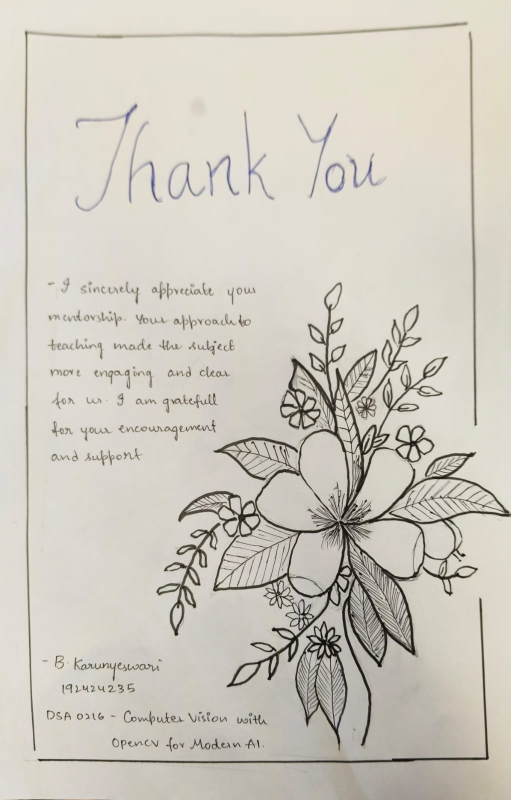
#> input picture B.Karunyeswari thank you card.jpeg, 1021 x 1600 px (shown at 1/2 size)
$ jupyter execute 'activity 4.ipynb'   (shell and % lines are left out)   (older library calls are emulated)
#> lines starting #> are read from the running program, lines starting #| are printed output that depends on the picture; after the words box and inside, x2 and y2 are one past the last pixel; in counts of white or black regions, pixels touching at a corner belong together
[cell 1]
# Install & Import

import cv2
import numpy as np
import matplotlib.pyplot as plt
from google.colab import files

# Upload Image
uploaded = files.upload()
#> the answer given: B.Karunyeswari thank you card.jpeg
image_path = list(uploaded.keys())[0]

# Read & Convert to Grayscale
img = cv2.imread(image_path)
#> img is the input picture: shape (1600, 1021, 3); mean B, G, R 190.7, 201.1, 205.6
img_gray = cv2.cvtColor(img, cv2.COLOR_BGR2GRAY)

# Gaussian Pyramid
L0 = img_gray
L1 = cv2.pyrDown(L0)
L2 = cv2.pyrDown(L1)
L3 = cv2.pyrDown(L2)
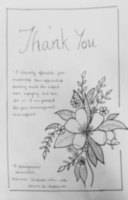
#> L3: shape (200, 128); min 52, max 227, mean 201.4

levels = [L0, L1, L2, L3]

# Canny Edge Detection
edges = [cv2.Canny(level, 100, 200) for level in levels]
#> edges = 4 items

# Compute Variance
variances = [np.var(level) for level in levels]
#> variances = [1264.6, 1079.5, 858.2, 676.7]

# Display Pyramid
plt.figure(figsize=(12,8))
for i in range(4):
    plt.subplot(2,2,i+1)
    plt.imshow(levels[i], cmap='gray')
    plt.title(f"Level {i}")
    plt.axis('off')
plt.suptitle("Gaussian Pyramid")
plt.show()

# Display Edges
plt.figure(figsize=(12,8))
for i in range(4):
    plt.subplot(2,2,i+1)
    plt.imshow(edges[i], cmap='gray')
    plt.title(f"Edges - Level {i}")
    plt.axis('off')
plt.suptitle("Canny Edge Detection at Each Level")
plt.show()
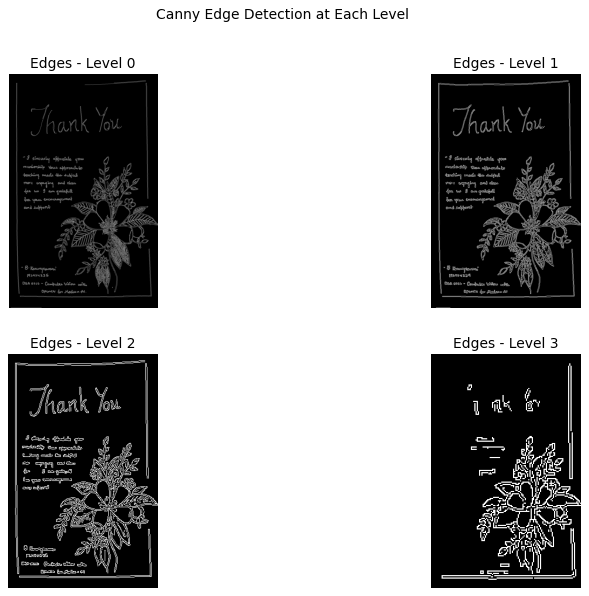
#> figure drawn by matplotlib, 4 panels

# Print Variance
print("Variance at Each Level:")
for i, var in enumerate(variances):
    print(f"Level {i}: {var:.2f}")
#> this loop made 4 passes
#> var on passes 1 to 4: 1264.6, 1079.5, 858.2, 676.7
#| Level 0: 1264.60
#| Level 1: 1079.47
#| Level 2: 858.23
#| Level 3: 676.70

# Plot Variance
plt.plot([0,1,2,3], variances, marker='o')
plt.xlabel("Zoom Level")
plt.ylabel("Pixel Intensity Variance")
plt.title("Zoom Level vs Variance")
plt.show()

[cell 2]
# Install & Import

import cv2
import numpy as np
import matplotlib.pyplot as plt

# -----------------------------
# Step 1: Create Synthetic Blob Image
# -----------------------------
img = np.zeros((400, 400), dtype=np.uint8)

# Draw blobs of different sizes
cv2.circle(img, (100, 200), 10, 255, -1)   # Small blob
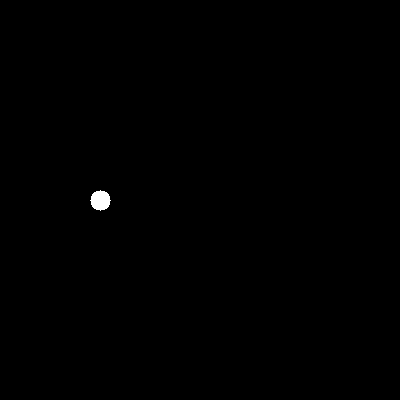
#> img: shape (400, 400); 0.2% white; 1 white region, box (x1, y1, x2, y2) and area: (90, 190, 111, 211) 317
cv2.circle(img, (200, 200), 30, 255, -1)   # Medium blob
cv2.circle(img, (320, 200), 60, 255, -1)   # Large blob
#> img: shape (400, 400); 9% white; 3 white regions, box (x1, y1, x2, y2) and area: (260, 140, 381, 261) 11289, (170, 170, 231, 231) 2821, (90, 190, 111, 211) 317

# -----------------------------
# Step 2: Apply Laplacian of Gaussian at Different Scales
# -----------------------------

def apply_log(image, ksize, sigma):
#> called with ksize = 5, sigma = 1
    blurred = cv2.GaussianBlur(image, (ksize, ksize), sigma)
    log = cv2.Laplacian(blurred, cv2.CV_64F)
    return np.abs(log)

log_small = apply_log(img, 5, 1)     # Small scale filter
log_medium = apply_log(img, 11, 3)   # Medium scale filter
log_large = apply_log(img, 21, 6)    # Large scale filter
#> call 3 of apply_log, with ksize = 21, sigma = 6
#> in apply_log (call 3), `log = cv2.Laplacian(blurred, cv2.CV_64F)`:
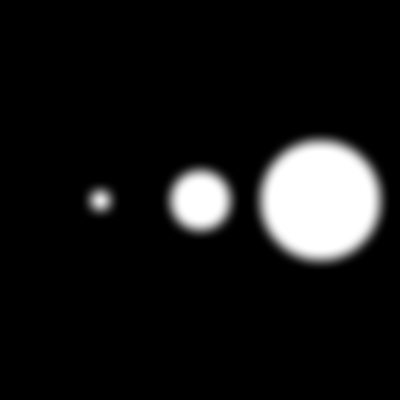
#> blurred: shape (400, 400); min 0, max 255, mean 23

# -----------------------------
# Step 3: Display Results
# -----------------------------
plt.figure(figsize=(12,8))

plt.subplot(2,2,1)
plt.imshow(img, cmap='gray')
plt.title("Original Blobs")
plt.axis('off')

plt.subplot(2,2,2)
plt.imshow(log_small, cmap='gray')
plt.title("Small Filter (Scale 1)")
plt.axis('off')

plt.subplot(2,2,3)
plt.imshow(log_medium, cmap='gray')
plt.title("Medium Filter (Scale 2)")
plt.axis('off')

plt.subplot(2,2,4)
plt.imshow(log_large, cmap='gray')
plt.title("Large Filter (Scale 3)")
plt.axis('off')

plt.show()
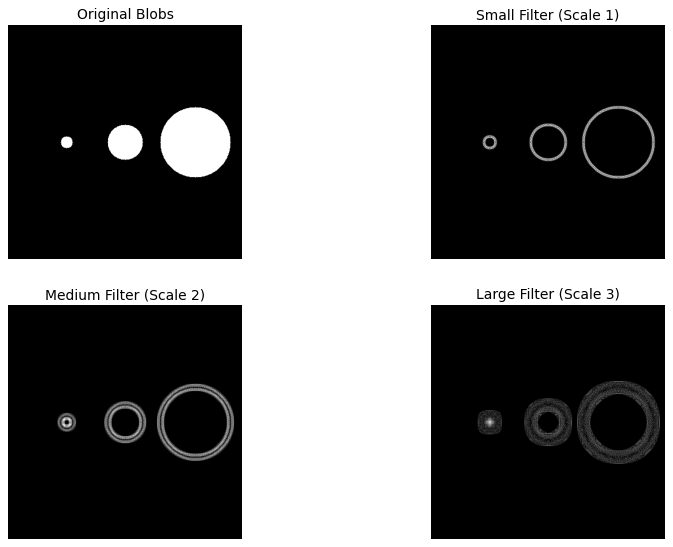
#> figure drawn by matplotlib, 4 panels

[cell 3]
import cv2
import numpy as np
import matplotlib.pyplot as plt
from google.colab import files

# -----------------------------
# Upload Two Images
# -----------------------------
print("Upload Image 1 (original)")
uploaded1 = files.upload()
#> the answer given: ZEORTH REVIEW.jpeg
img1_path = list(uploaded1.keys())[0]

print("Upload Image 2 (scaled/rotated)")
uploaded2 = files.upload()
#> the answer given: ZEORTH REVIEW.jpeg
img2_path = list(uploaded2.keys())[0]

# Read Images in Grayscale
img1 = cv2.imread(img1_path, cv2.IMREAD_GRAYSCALE)
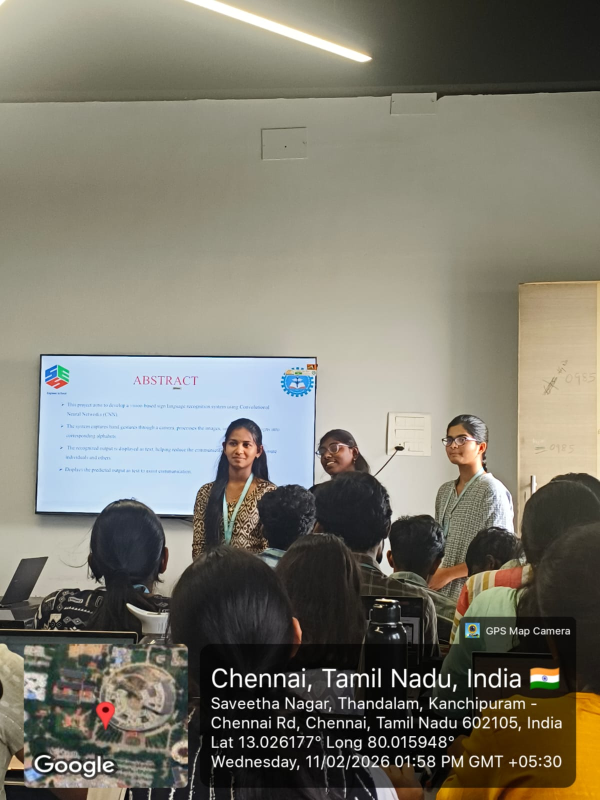
#> input picture ZEORTH REVIEW.jpeg, 1200 x 1600 px (shown at 1/2 size)
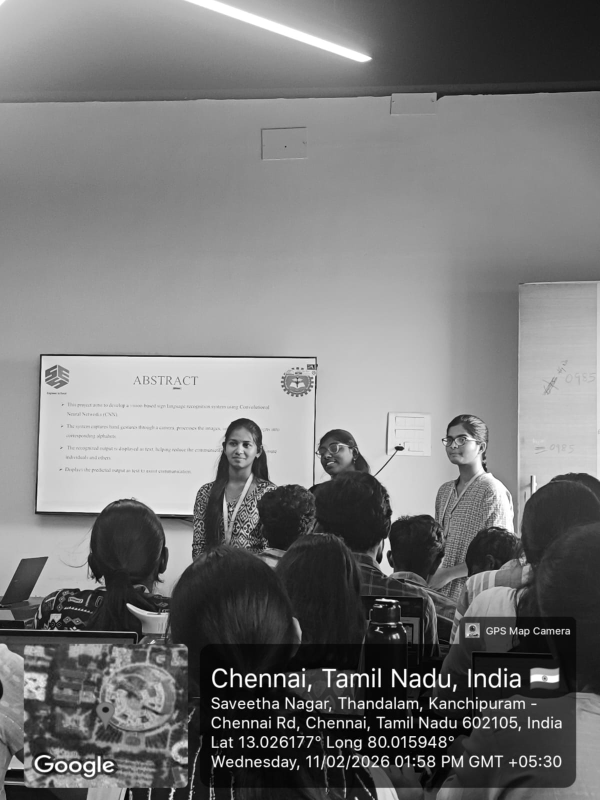
#> img1: shape (1600, 1200) (shown at 1/2 size); min 0, max 255, mean 120.6
img2 = cv2.imread(img2_path, cv2.IMREAD_GRAYSCALE)

# -----------------------------
# Step 3: Detect SIFT Features
# -----------------------------
sift = cv2.SIFT_create()

kp1, des1 = sift.detectAndCompute(img1, None)
#> kp1 = 6290 keypoints; strongest (x, y, size): (747, 1339, 3.8), (1011, 1339, 3.8), (607, 1339, 3.8), (828, 1518, 2.9)
kp2, des2 = sift.detectAndCompute(img2, None)
#> kp2 has the same summary as kp1

# -----------------------------
# Step 4: Match Features
# -----------------------------
bf = cv2.BFMatcher()
matches = bf.knnMatch(des1, des2, k=2)
#> matches = 6290 matches

# Apply ratio test (David Lowe)
good_matches = []
for m,n in matches:
    if m.distance < 0.75*n.distance:
        good_matches.append(m)
#> after the loop, good_matches = 6290 matches

print(f"Number of matches: {len(good_matches)}")
#| Number of matches: 6290

# -----------------------------
# Step 5: Draw Matches
# -----------------------------
img_matches = cv2.drawMatches(img1, kp1, img2, kp2, good_matches, None, flags=2)
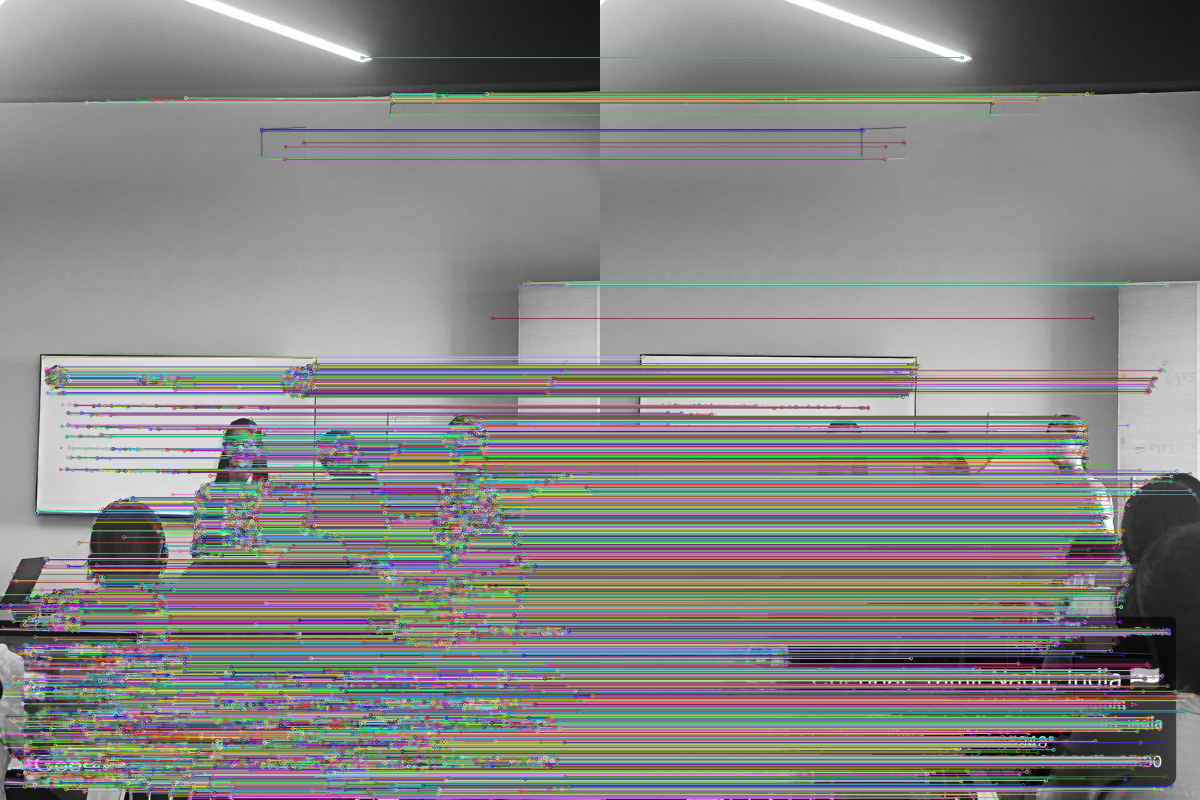
#> img_matches: shape (1600, 2400, 3) (shown at 1/2 size); mean of channels 0, 1, 2 132.2, 133.3, 133.8; drawn as B, G, R

plt.figure(figsize=(14,6))
plt.imshow(img_matches)
plt.axis('off')
plt.title("SIFT Feature Matches")
plt.show()

[cell 4]

import cv2
import numpy as np
import matplotlib.pyplot as plt
from google.colab import files

# -----------------------------
# Upload Original High-Res Image
# -----------------------------
uploaded = files.upload()
#> the answer given: ZEORTH REVIEW.jpeg
image_path = list(uploaded.keys())[0]

img_orig = cv2.imread(image_path, cv2.IMREAD_GRAYSCALE)

# -----------------------------
# Step 1: Create 5 Zoom Levels
# -----------------------------
levels = [img_orig]
for i in range(1,5):
    prev = levels[-1]
    down = cv2.pyrDown(prev)  # downsample by half
    levels.append(down)
#> after the loop, levels = 5 items

# -----------------------------
# Step 2: Compute Mean & Variance
# -----------------------------
means = [np.mean(l.flatten()) for l in levels]
#> means = [120.6, 120.7, 120.7, 120.9, 121.1]
variances = [np.var(l.flatten()) for l in levels]
#> variances = [4140.1, 3940.8, 3694.2, 3467.8, 3224.6]

for i, (m, v) in enumerate(zip(means, variances)):
    print(f"Level {i} → Mean: {m:.2f}, Variance: {v:.2f}")
#> this loop made 5 passes
#> (m, v) on passes 1 to 5: (120.6, 4140.1), (120.7, 3940.8), (120.7, 3694.2), (120.9, 3467.8), (121.1, 3224.6)
#| Level 0 → Mean: 120.64, Variance: 4140.13
#| Level 1 → Mean: 120.67, Variance: 3940.75
#| Level 2 → Mean: 120.73, Variance: 3694.24
#| Level 3 → Mean: 120.85, Variance: 3467.76
#| Level 4 → Mean: 121.10, Variance: 3224.61

# -----------------------------
# Step 3: Plot Variance vs Zoom Level
# -----------------------------
plt.figure(figsize=(8,5))
plt.plot(range(5), variances, marker='o', color='red')
plt.xlabel("Zoom Level (0 = Original, 4 = Smallest)")
plt.ylabel("Pixel Intensity Variance")
plt.title("Zoom Level vs Pixel Variance")
plt.grid(True)
plt.show()
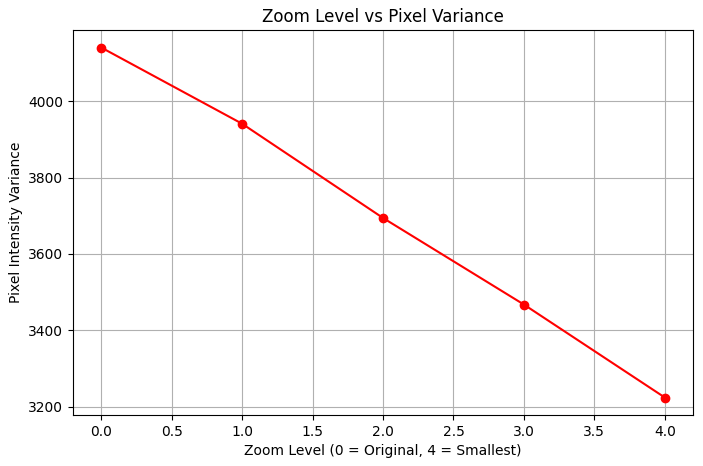
#> figure drawn by matplotlib, 1 panel

# -----------------------------
# Optional: Display All Levels
# -----------------------------
plt.figure(figsize=(12,6))
for i, lvl in enumerate(levels):
    plt.subplot(1,5,i+1)
    plt.imshow(lvl, cmap='gray')
    plt.title(f"Level {i}")
    plt.axis('off')
#> this loop made 5 passes
plt.show()
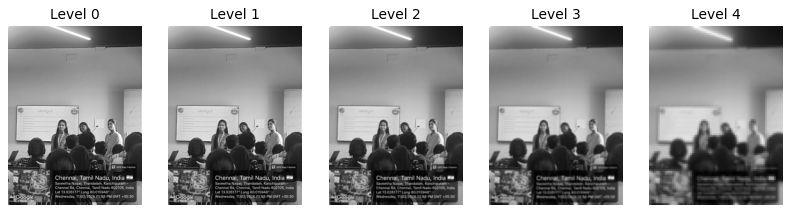
#> figure drawn by matplotlib, 5 panels
